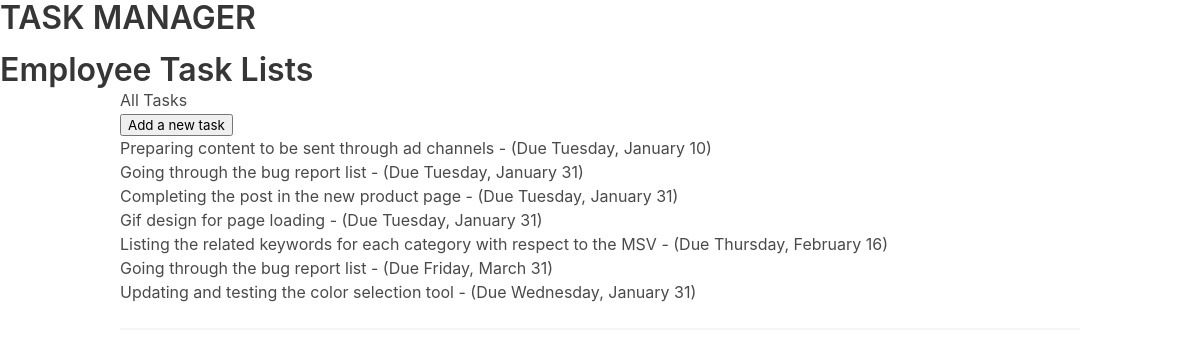
Before: / with the older database file.
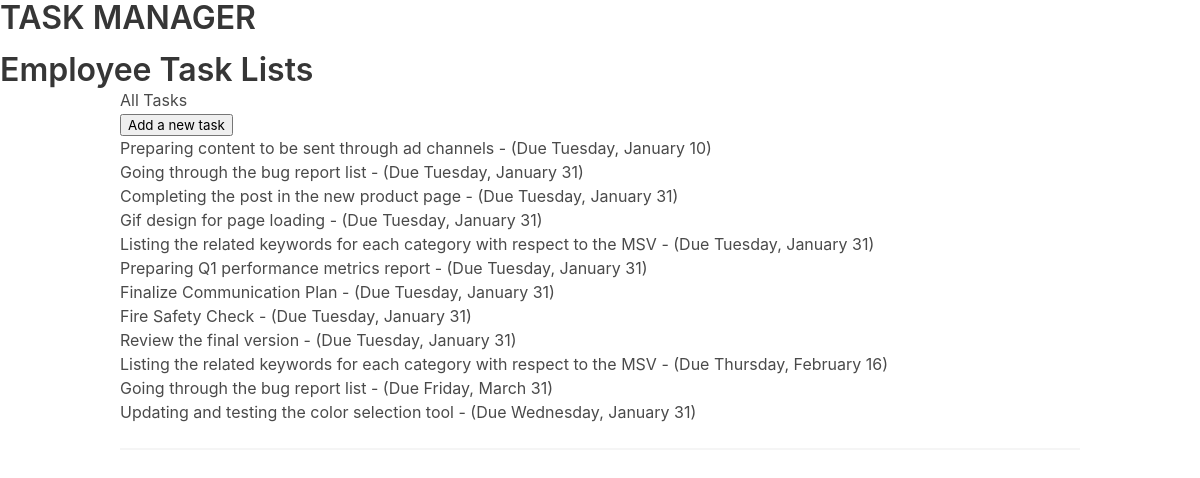
After: the same page with the newer database file.
### task_app/models.py (models this page shows, shortened)
class TaskItem(models.Model):
    title = models.CharField(max_length=100)
    description = models.TextField(null=True, blank=True)
    created_date = models.DateTimeField(auto_now_add=True)
    start_date = models.DateTimeField(default=timezone.now)
    due_date = models.DateTimeField(default=one_week_hence)
    class Meta:
        ordering = ["due_date"]

### task_app/views.py (the view)
# urls.py: path("", views.ItemListView.as_view(), name="index"),
class ItemListView(ListView):
    model = TaskItem
    template_name = "task_app/index.html"

### task_app/templates/task_app/index.html (shortened to what this page needs)
{% extends "base.html" %}
{% block content %}
{% if object_list %}
<h3>All Tasks</h3>
{% endif %}
<p>
            <input
                value="Add a new task"
                type="button"
                onclick="location.href='{% url "task-add" %}'"/>
</p>
<ul>
    {% for task in object_list %}
    <li >
        <div>
            <div
                    role="button"
                    onclick="location.href=
                        '{% url "item-update" task.id %}'">
                    {{ task.title }} -
                    (Due {{ task.due_date | date:"l, F j" }})
            </div>
        </div>
    </li>
    {% endfor %}
</ul>
<hr>
{% endblock %}

### task_app/templates/base.html (shortened to what this page needs)
<!doctype html>
<html lang="en">
    <head>
        <link rel="stylesheet"
        href="https://cdn.jsdelivr.net/npm/bulma@0.9.3/css/bulma.min.css">
        <link rel="stylesheet" href="https://cdn.simplecss.org/simple.min.css">
    </head>
    <body>
    <nav class="navbar" role="navigation" aria-label="main navigation" >
      <div class="navbar-brand" >
          <h1 class="title">TASK MANAGER</h1>
      </div>
    </nav>
    <section>
        <div>
            <h1  class="title" onclick="location.href='{% url "index" %}'">
            Employee Task Lists
            </h1>
        </div>
    </section>
        <div class="container">
            <div >
                {% block content %}
                {% endblock content %}
            </div>
        </div>
    </body>
</html>

Changed rows visible on the page:
added TaskItem: title "Listing the related keywords for each category with respect to the MSV", due_date "Tuesday, January 31"
added TaskItem: title "Preparing Q1 performance metrics report", due_date "Tuesday, January 31"
added TaskItem: title "Finalize Communication Plan", due_date "Tuesday, January 31"
added TaskItem: title "Fire Safety Check", due_date "Tuesday, January 31"
added TaskItem: title "Review the final version", due_date "Tuesday, January 31"
